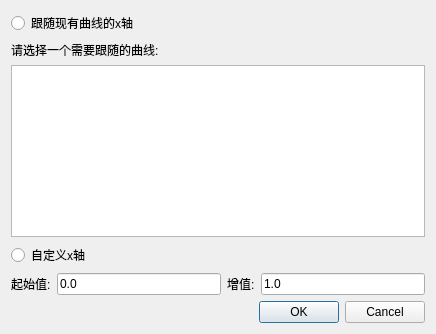
<?xml version="1.0" encoding="UTF-8"?>
<ui version="4.0">
 <class>TendencyChartDataModeSel</class>
 <widget class="QDialog" name="TendencyChartDataModeSel">
  <property name="geometry">
   <rect>
    <x>0</x>
    <y>0</y>
    <width>436</width>
    <height>334</height>
   </rect>
  </property>
  <property name="windowTitle">
   <string>Dialog</string>
  </property>
  <layout class="QVBoxLayout" name="verticalLayout">
   <item>
    <widget class="QRadioButton" name="radioButton_follow">
     <property name="text">
      <string>跟随现有曲线的x轴</string>
     </property>
    </widget>
   </item>
   <item>
    <widget class="QLabel" name="label_3">
     <property name="text">
      <string>请选择一个需要跟随的曲线:</string>
     </property>
    </widget>
   </item>
   <item>
    <widget class="QListView" name="listView_curs"/>
   </item>
   <item>
    <widget class="QRadioButton" name="radioButton_selDef">
     <property name="text">
      <string>自定义x轴</string>
     </property>
    </widget>
   </item>
   <item>
    <layout class="QHBoxLayout" name="horizontalLayout">
     <item>
      <widget class="QLabel" name="label">
       <property name="text">
        <string>起始值:</string>
       </property>
      </widget>
     </item>
     <item>
      <widget class="QLineEdit" name="lineEdit_start">
       <property name="text">
        <string>0.0</string>
       </property>
      </widget>
     </item>
     <item>
      <widget class="QLabel" name="label_2">
       <property name="text">
        <string>增值:</string>
       </property>
      </widget>
     </item>
     <item>
      <widget class="QLineEdit" name="lineEdit_added">
       <property name="text">
        <string>1.0</string>
       </property>
      </widget>
     </item>
    </layout>
   </item>
   <item>
    <widget class="QDialogButtonBox" name="buttonBox">
     <property name="standardButtons">
      <set>QDialogButtonBox::Cancel|QDialogButtonBox::Ok</set>
     </property>
    </widget>
   </item>
  </layout>
 </widget>
 <resources/>
 <connections>
  <connection>
   <sender>radioButton_selDef</sender>
   <signal>toggled(bool)</signal>
   <receiver>lineEdit_start</receiver>
   <slot>setEnabled(bool)</slot>
   <hints>
    <hint type="sourcelabel">
     <x>49</x>
     <y>261</y>
    </hint>
    <hint type="destinationlabel">
     <x>103</x>
     <y>285</y>
    </hint>
   </hints>
  </connection>
  <connection>
   <sender>radioButton_selDef</sender>
   <signal>toggled(bool)</signal>
   <receiver>lineEdit_added</receiver>
   <slot>setEnabled(bool)</slot>
   <hints>
    <hint type="sourcelabel">
     <x>46</x>
     <y>256</y>
    </hint>
    <hint type="destinationlabel">
     <x>310</x>
     <y>280</y>
    </hint>
   </hints>
  </connection>
  <connection>
   <sender>radioButton_selDef</sender>
   <signal>toggled(bool)</signal>
   <receiver>label</receiver>
   <slot>setEnabled(bool)</slot>
   <hints>
    <hint type="sourcelabel">
     <x>24</x>
     <y>258</y>
    </hint>
    <hint type="destinationlabel">
     <x>15</x>
     <y>284</y>
    </hint>
   </hints>
  </connection>
  <connection>
   <sender>radioButton_selDef</sender>
   <signal>toggled(bool)</signal>
   <receiver>label_2</receiver>
   <slot>setEnabled(bool)</slot>
   <hints>
    <hint type="sourcelabel">
     <x>49</x>
     <y>261</y>
    </hint>
    <hint type="destinationlabel">
     <x>235</x>
     <y>279</y>
    </hint>
   </hints>
  </connection>
  <connection>
   <sender>radioButton_follow</sender>
   <signal>toggled(bool)</signal>
   <receiver>label_3</receiver>
   <slot>setEnabled(bool)</slot>
   <hints>
    <hint type="sourcelabel">
     <x>92</x>
     <y>12</y>
    </hint>
    <hint type="destinationlabel">
     <x>111</x>
     <y>35</y>
    </hint>
   </hints>
  </connection>
  <connection>
   <sender>radioButton_follow</sender>
   <signal>toggled(bool)</signal>
   <receiver>listView_curs</receiver>
   <slot>setEnabled(bool)</slot>
   <hints>
    <hint type="sourcelabel">
     <x>173</x>
     <y>18</y>
    </hint>
    <hint type="destinationlabel">
     <x>211</x>
     <y>122</y>
    </hint>
   </hints>
  </connection>
  <connection>
   <sender>buttonBox</sender>
   <signal>rejected()</signal>
   <receiver>TendencyChartDataModeSel</receiver>
   <slot>reject()</slot>
   <hints>
    <hint type="sourcelabel">
     <x>296</x>
     <y>315</y>
    </hint>
    <hint type="destinationlabel">
     <x>153</x>
     <y>332</y>
    </hint>
   </hints>
  </connection>
 </connections>
</ui>
